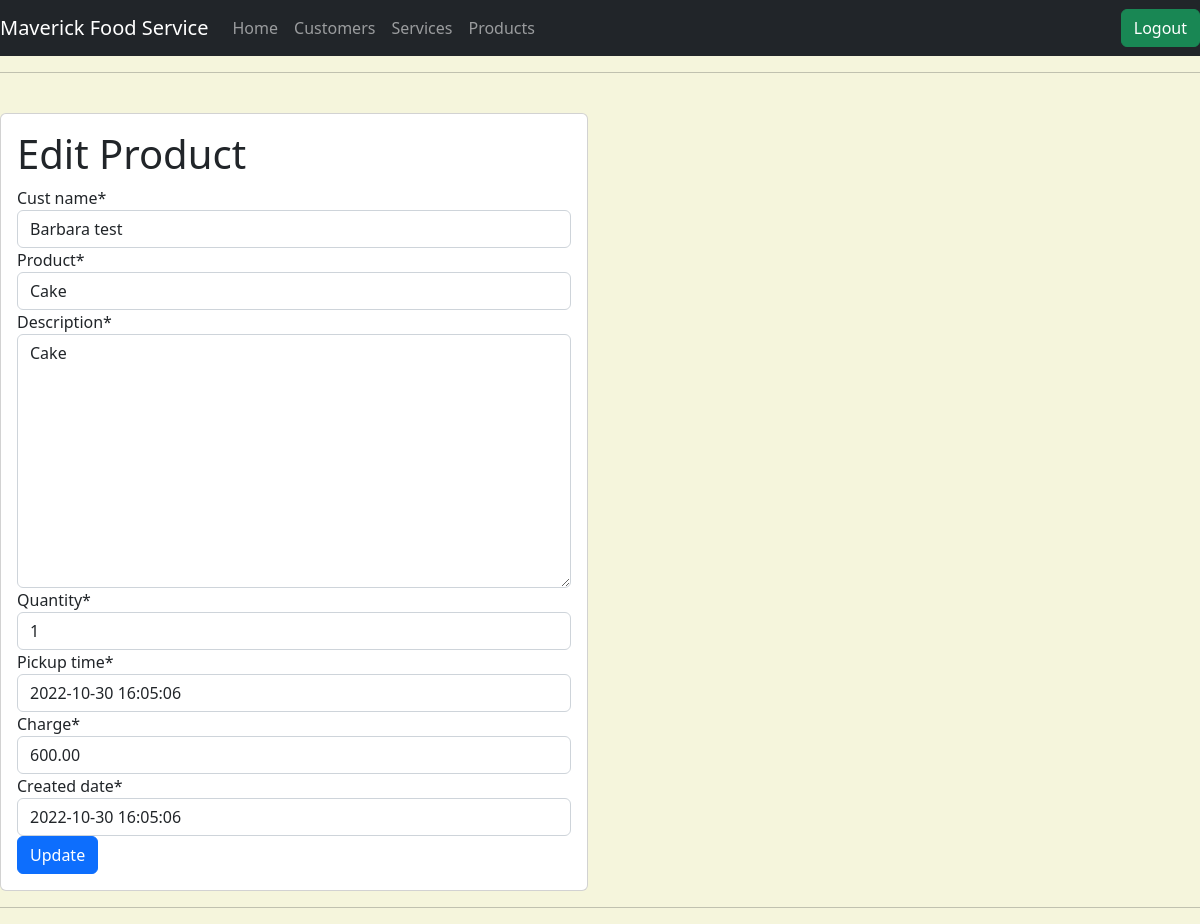
Screenshot of /update_product/3/ with the database file from the repository.
### accounts/models.py (models this page shows, shortened)
class Customer(models.Model):
    cust_name = models.CharField(max_length=50)
    email = models.EmailField(max_length=100)
    phone = models.CharField(max_length=20)
    bldgroom = models.CharField(max_length=100)
    address = models.CharField(max_length=200)
    city = models.CharField(max_length=50)
    state = models.CharField(max_length=50)
    zipcode = models.CharField(max_length=10)
    organization = models.CharField(max_length=100)
    role = models.CharField(max_length=100)
    def __str__ (self):
        return self.cust_name

class Product(models.Model):
    cust_name = models.ForeignKey(Customer, on_delete=models.CASCADE, related_name='products')
    product = models.CharField(max_length=100)
    description = models.TextField()
    quantity = models.IntegerField()
    pickup_time = models.DateTimeField(
        default=timezone.now)
    charge = models.DecimalField(max_digits=10, decimal_places=2)
    created_date = models.DateTimeField(
        default=timezone.now)
    updated_date = models.DateTimeField(auto_now_add=True)

### accounts/views.py (the view)
# urls.py: path("update_product/<str:pk>/",views.update_product, name="update_product"),
def update_product(request, pk):
    product = Product.objects.get(id=pk)
    form = ProductForm(instance=product)
    if request.method =="POST":
        form = ProductForm(request.POST, instance=product)
        if form.is_valid():
            form.save()
            return redirect('/product')
    else:
        print("error occurresd")
    context ={'form' : form}
    return render(request, 'accounts/create_product.html', context)

### accounts/forms.py
class ProductForm(ModelForm):
    class Meta:
        model = Product
        fields ='__all__'

### accounts/templates/accounts/create_product.html (shortened to what this page needs)
{% extends 'accounts/main.html' %}
{% load crispy_forms_tags %}
{% block content %}
<br>
<div class="row">
    <div class="col-md-6">
        <div class="card card-body">
            <h1>Edit Product</h1>
            <form method="POST" class="product-form">{% csrf_token %}
                {{ form|crispy }}
                <button type="submit" class="btn btn-primary">Update</button>
            </form>
        </div></div></div>
{% endblock %}

### static/css/main.css (style rules this page uses)
body { background-color:blue; }

### accounts/templates/accounts/create_product.html (style rules this page uses)
body { background-color: beige; }

### rows the page displays
Customer: cust_name "Barbara test"
Product: product "Cake", description "Cake", quantity "1", pickup_time "2022-10-30 16:05:06", charge "600.00", created_date "2022-10-30 16:05:06"
